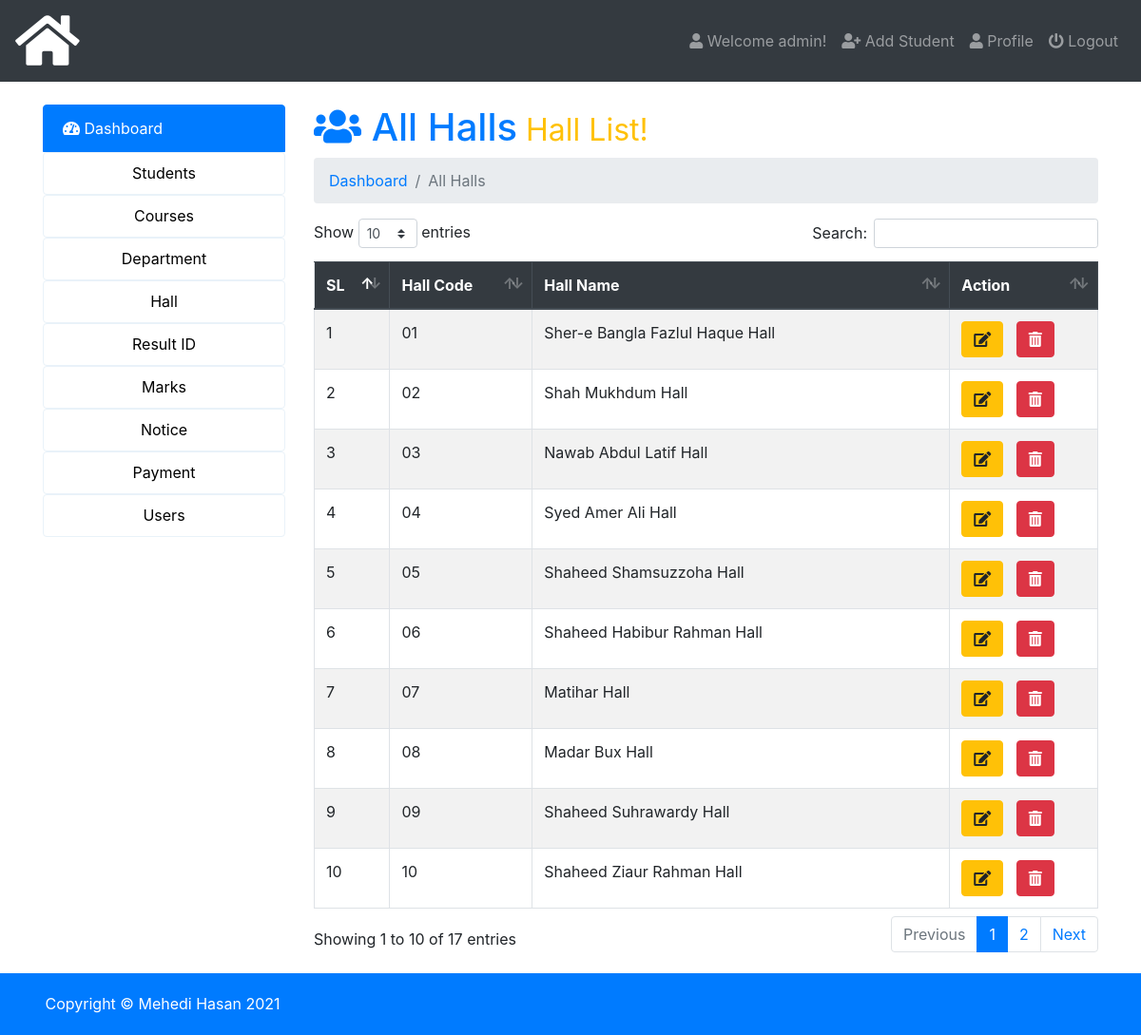
Page /admin/index.php?page=all-hall (signed in) on the committed database.
### tables this page shows
CREATE TABLE `users` (
  `id` int(5) NOT NULL,
  `name` varchar(50) NOT NULL,
  `email` varchar(50) NOT NULL,
  `username` varchar(50) NOT NULL,
  `password` varchar(100) NOT NULL,
  `photo` varchar(50) NOT NULL,
  `status` varchar(12) NOT NULL,
  `datetime` timestamp NOT NULL DEFAULT CURRENT_TIMESTAMP
);

CREATE TABLE `hall_info` (
  `hall_information_id` int(20) NOT NULL,
  `hall_code` varchar(10) NOT NULL,
  `hall_name` varchar(100) NOT NULL
);

### admin/all-hall.php (the view, shortened to what this page needs)
<h1 class="text-primary"><i class="fas fa-users"></i>  All Halls<small class="text-warning"> Hall List!</small></h1>
<nav aria-label="breadcrumb">
  <ol class="breadcrumb">
     <li class="breadcrumb-item" aria-current="page"><a href="index.php">Dashboard </a></li>
     <li class="breadcrumb-item active" aria-current="page">All Halls</li>
  </ol>
</nav>
<table class="table  table-striped table-hover table-bordered" id="data">
  <thead class="thead-dark">
    <tr>
      <th scope="col">SL</th>
      <th scope="col">Hall Code</th>
      <th scope="col">Hall Name</th>
      <th scope="col">Action</th>
    </tr>
  </thead>
  <tbody>
    <?php
      $query=mysqli_query($db_con,'SELECT * FROM `hall_info` ORDER BY `hall_info`.`hall_information_id` ASC;');
      $i=1;
      while ($result = mysqli_fetch_array($query)) { ?>
      <tr>
        <?php
        echo '<td>'.$i.'</td>
          <td>'.ucwords($result['hall_code']).'</td>
          <td>'.$result['hall_name'].'</td>
          <td>
            <a class="btn btn-xs btn-warning" href="index.php?page=edit-hall&id='.base64_encode($result['hall_information_id']).'">
              <i class="fa fa-edit"></i></a>
             &nbsp; <a class="btn btn-xs btn-danger" onclick="javascript:confirmationDelete($(this));return false;" href="index.php?page=delete-hall&id='.base64_encode($result['hall_information_id']).'">
             <i class="fas fa-trash-alt"></i></a></td>';?>
      </tr>
     <?php $i++;} ?>
  </tbody>
</table>

### admin/index.php (shortened to what this page needs)
<?php require_once 'db_con.php';
?>
<!doctype html>
<html lang="en">
  <head>
    <link rel="stylesheet" href="../css/bootstrap.min.css">
    <link rel="stylesheet" href="../css/dataTables.bootstrap4.min.css">
    <link rel="stylesheet" href="../css/fontawesome.min.css">
    <link rel="stylesheet" href="../css/solid.min.css">
    <link rel="stylesheet" href="https://cdnjs.cloudflare.com/ajax/libs/animate.css/4.0.0/animate.min.css"/>
    <link rel="stylesheet" type="text/css" href="../css/style.css">
  </head>
  <body>
<nav class="navbar navbar-expand-lg navbar-dark bg-dark">
  <a class="navbar-brand" href="index.php"><i class="fas fa-home fa-3x"></i></a>
  <div class="navbar-collapse collapse justify-content-end" id="navbarSupportedContent">
    <?php $showuser = $_SESSION['user_login']; $haha = mysqli_query($db_con,"SELECT * FROM `users` WHERE `username`='$showuser';"); $showrow=mysqli_fetch_array($haha); ?>
    <ul class="nav navbar-nav ">
      <li class="nav-item"><a class="nav-link" href="index.php?page=user-profile"><i class="fa fa-user"></i> Welcome <?php echo $showrow['name']; ?>!</a></li>
      <li class="nav-item"><a class="nav-link" href="index.php?page=add-student"><i class="fa fa-user-plus"></i> Add Student</a></li>
      <li class="nav-item"><a class="nav-link" href="index.php?page=user-profile"><i class="fa fa-user"></i> Profile</a></li>
      <li class="nav-item"><a class="nav-link" href="logout.php"><i class="fa fa-power-off"></i> Logout</a></li>
    </ul>
  </div>
</nav>
<br>
    <div class="container">
        <div class="row">
          <div class="col-md-3">
            <div class="list-group">
              <a href="index.php?page=dashboard" class="list-group-item list-group-item-action active"><i class="fas fa-tachometer-alt"></i> Dashboard</a>
              <div class="dropdown">
                <button class="dropbtn">Students</button>
              </div>
              <div class="dropdown">
                <button class="dropbtn">Courses</button>
              </div>
              <div class="dropdown">
                <button class="dropbtn">Department</button>
              </div>
              <div class="dropdown">
                <button class="dropbtn">Hall</button>
              </div>
              <div class="dropdown">
                <button class="dropbtn">Result ID</button>
              </div>
              <div class="dropdown">
                <button class="dropbtn">Marks</button>
              </div>
              <div class="dropdown">
                <button class="dropbtn">Notice</button>
              </div>
              <div class="dropdown">
                <button class="dropbtn">Payment</button>
              </div>
              <div class="dropdown">
                <button class="dropbtn">Users</button>
              </div>
            </div>
          </div>
          <div class="col-md-9">
             <div class="content">
                 <?php
                   if (isset($_GET['page'])) {
                    $page = $_GET['page'].'.php';
                    }else{
                      $page = 'dashboard.php';
                    }
                    if (file_exists($page)) {
                      require_once $page;
                    }else{
                      require_once '404.php';
                    }
                  ?>
             </div>
        </div>
        </div>
    </div>
    <footer>
      <div class="container">
      <p>Copyright &copy; Mehedi Hasan <?php echo date('Y') ?></p>
      </div>
    </footer>
  </body>
</html>

### css/style.css (style rules this page uses)
footer { background: #007BFF; color: #fff; padding: 20px 0px 5px 5px; margin-top: 20px; }

### admin/index.php (style rules this page uses)
.dropbtn { width:100%; height: 45px; border-style: ridge; line-height: 35px; padding: 0 12px; display: inline-block; border-radius: 4px; cursor: pointer; transition: all .1s; box-sizing: border-box; text-align: center; background-color: #fff; border: 1px solid #e9f2f9; font-size: 16px; position: relative; }
.dropdown { position: relative; display: inline-block; }

### rows in the picture
users: name "admin"
hall_info: hall_code "01", hall_name "Sher-e Bangla Fazlul Haque Hall"
hall_info: hall_code "02", hall_name "Shah Mukhdum Hall"
hall_info: hall_code "03", hall_name "Nawab Abdul Latif Hall"
hall_info: hall_code "04", hall_name "Syed Amer Ali Hall"
hall_info: hall_code "05", hall_name "Shaheed Shamsuzzoha Hall"
hall_info: hall_code "06", hall_name "Shaheed Habibur Rahman Hall"
hall_info: hall_code "07", hall_name "Matihar Hall"
hall_info: hall_code "08", hall_name "Madar Bux Hall"
hall_info: hall_code "09", hall_name "Shaheed Suhrawardy Hall"
hall_info: hall_code "10", hall_name "Shaheed Ziaur Rahman Hall"
